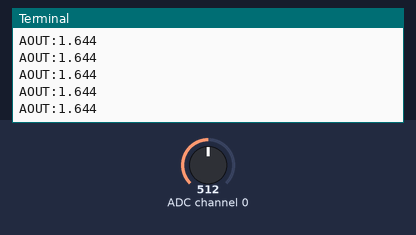
The program below on a simulated Raspberry Pi (BCM pin numbers). Parts: the last lines printed to the terminal. The test bench sets the inputs (shaded band); at power-on: ADC channel 0 = 512 (analog values on the 0–1023 scale).

Above: at 1.2 s.
1.3 s: ADC channel 0 set to 716
At 1.41 s:
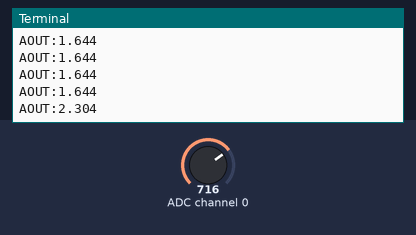
2.8 s: ADC channel 0 set to 900
At 2.82 s:
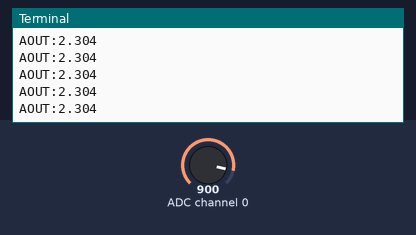
Timing chart, 0 to 5.8 s (numbered marks = the images above; inputs shaded):
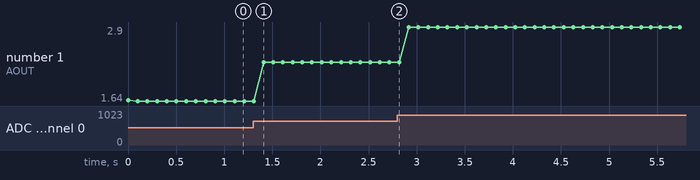

Measured:
- after the input at 1.3 s, the terminal: prints a new line after 0.11 s (image 1)
- plotted number 1: 1.64 → 2.3 after the input at 1.3 s, 2.3 → 2.9 after the input at 2.8 s

The program:

main.py
```python
# -*- coding:utf-8 -*-
#!/usr/bin/python
#Author: Dharmendra Kumar Yadav
#######################################################

import smbus
import time

address = 0x48
A0 = 0x40
A1 = 0x41
A2 = 0x42
A3 = 0x43
bus = smbus.SMBus(1)
while True:
    bus.write_byte(address,A0)
    value = bus.read_byte(address)
    print("AOUT:%1.3f  " %(value*3.3/255))
    time.sleep(0.1)
```
